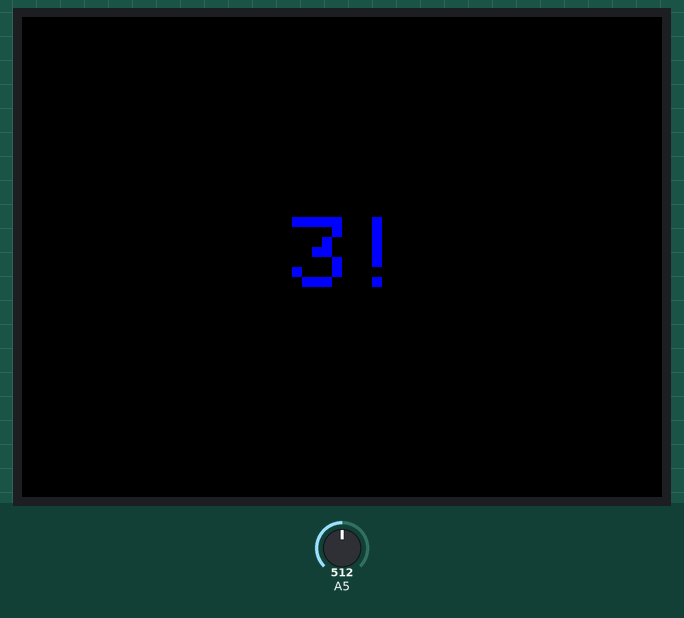
This sketch was run on a simulated Arduino Uno, built with avr-gcc and run on an emulated ATmega328P. Shown: 320×240 colour display. Inputs (shaded band) come from the test bench; at power-on: A5 = 512. Random numbers use the default seed unless the sketch sets one; what the sketch prints to the serial monitor is not drawn.

Above: at 2.5 s.
At 5.8 s:
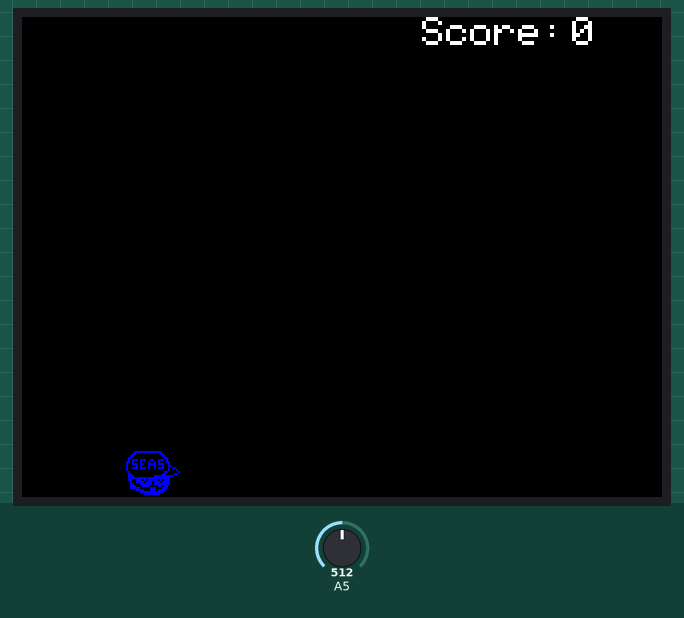
At 7.7 s:
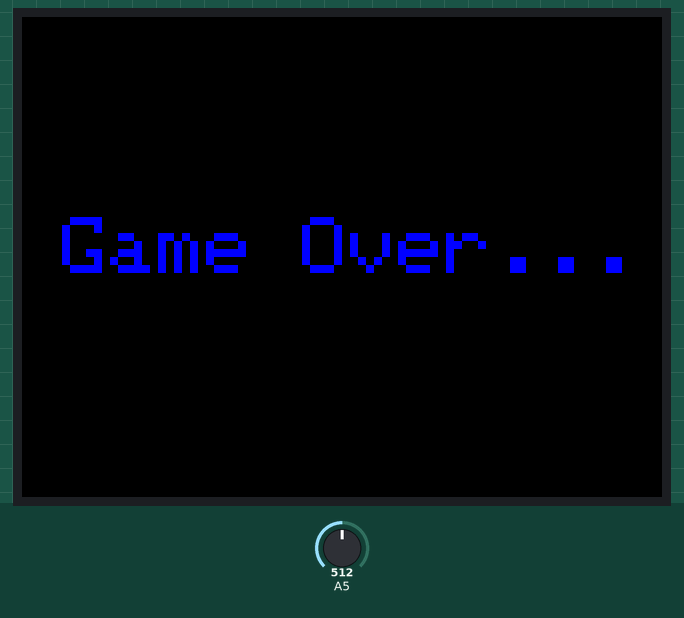
At 8.8 s:
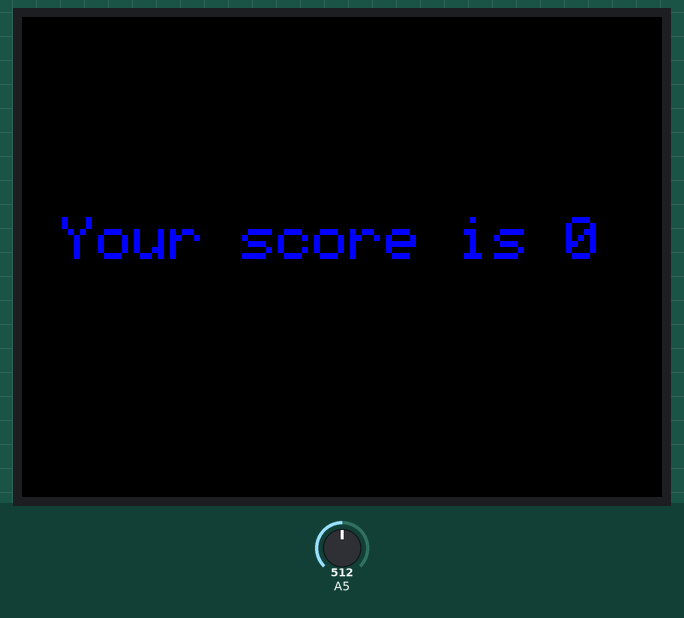
At 21.6 s:
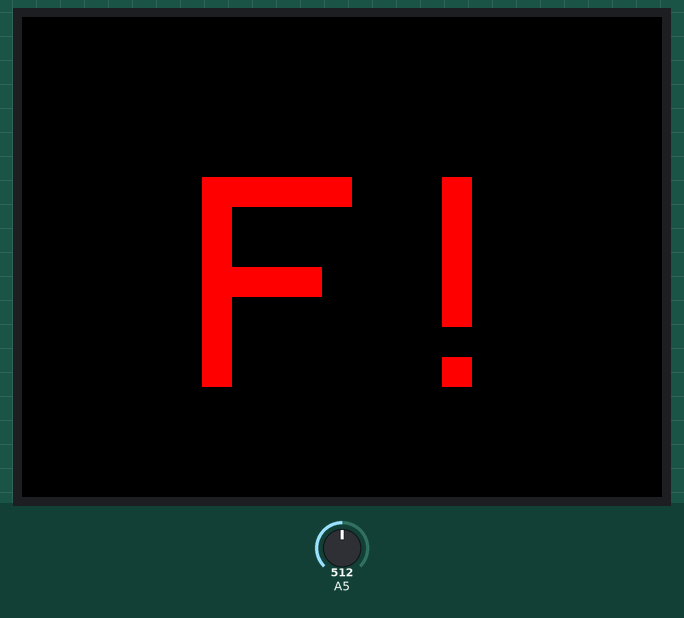
At 35.5 s:
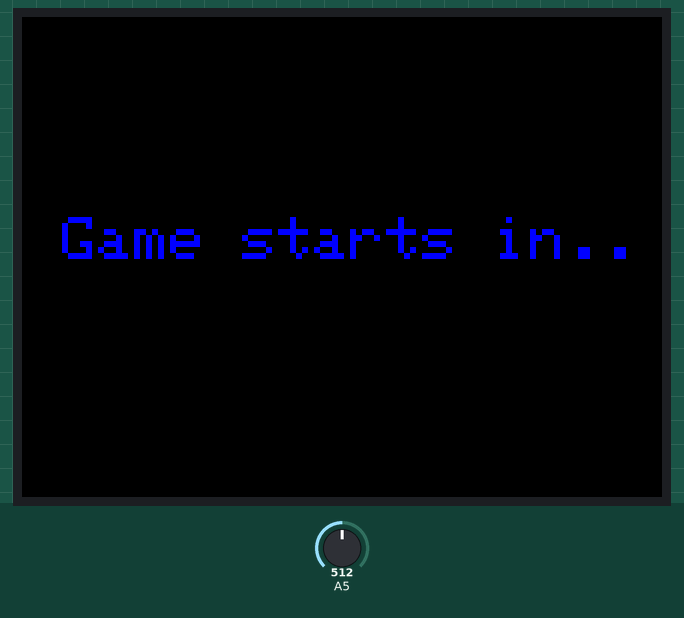

Measured:
- what the display in image 0 shows lasts 1.1 s, from 2.4 s to 3.5 s
- what the display in image 2 shows lasts 1.0 s, from 7.6 s to 8.6 s
- what the display in image 4 shows lasts 2.0 s, from 21.6 s to 23.6 s

The sketch:

AOE_GAME_GAMMA__WORKING_TEST.ino
```cpp
  // IMPORTANT: ELEGOO_TFTLCD LIBRARY MUST BE SPECIFICALLY
// CONFIGURED FOR EITHER THE TFT SHIELD OR THE BREAKOUT BOARD.
// SEE RELEVANT COMMENTS IN Elegoo_TFTLCD.h FOR SETUP.
//Technical support:goodtft@163.com

#include <Elegoo_GFX.h>    // Core graphics library
#include <Elegoo_TFTLCD.h> // Hardware-specific library

// The control pins for the LCD can be assigned to any digital or
// analog pins...but we'll use the analog pins as this allows us to
// double up the pins with the touch screen (see the TFT paint example).
#define LCD_CS A3 // Chip Select goes to Analog 3
#define LCD_CD A2 // Command/Data goes to Analog 2
#define LCD_WR A1 // LCD Write goes to Analog 1
#define LCD_RD A0 // LCD Read goes to Analog 0

#define LCD_RESET A4 // Can alternately just connect to Arduino's reset pin

// Assign human-readable names to some common 16-bit color values:
#define BLACK   0x0000
#define BLUE    0x001F
#define RED     0xF800
#define GREEN   0xffE0
#define CYAN    0xffFF
#define MAGENTA 0xF81F
#define YELLOW  0xFFE0
#define WHITE   0xFFFF

#define TFT_WIDTH   320
#define TFT_HEIGHT  240
const int16_t BACKGROUND_COLOR = BLACK;

Elegoo_TFTLCD tft(LCD_CS, LCD_CD, LCD_WR, LCD_RD, LCD_RESET);
//Elegoo_GFX gfx(TFT_WIDTH, TFT_HEIGHT);
// If using the shield, all control and data lines are fixed, and
// a simpler declaration can optionally be used:
// Elegoo_TFTLCD tft;

void setup(void) {
  Serial.begin(9600);
  //Serial.println(F("TFT LCD test"));

#ifdef USE_Elegoo_SHIELD_PINOUT
  Serial.println(F("Using Elegoo 2.8\" TFT Arduino Shield Pinout"));
#else
  Serial.println(F("Using Elegoo 2.8\" TFT Breakout Board Pinout"));
#endif

  Serial.print("TFT size is "); Serial.print(tft.width()); Serial.print("x"); Serial.println(tft.height());

  tft.reset();

  uint16_t identifier = tft.readID(); //MODIFIED
// uint16_t identifier = 0x9341;
  if (identifier == 0x9325) {
    Serial.println(F("Found ILI9325 LCD driver"));
  } else if (identifier == 0x9328) {
    Serial.println(F("Found ILI9328 LCD driver"));
  } else if (identifier == 0x4535) {
    Serial.println(F("Found LGDP4535 LCD driver"));
  } else if (identifier == 0x7575) {
    Serial.println(F("Found HX8347G LCD driver"));
  } else if (identifier == 0x9341) {
    Serial.println(F("Found ILI9341 LCD driver"));
  } else if (identifier == 0x8357) {
    Serial.println(F("Found HX8357D LCD driver"));
  } else if (identifier == 0x0101)
  {
    identifier = 0x9341;
    Serial.println(F("Found 0x9341 LCD driver"));
  } else {
    Serial.print(F("Unknown LCD driver chip: "));
    Serial.println(identifier, HEX);
    Serial.println(F("If using the Elegoo 2.8\" TFT Arduino shield, the line:"));
    Serial.println(F("  #define USE_Elegoo_SHIELD_PINOUT"));
    Serial.println(F("should appear in the library header (Elegoo_TFT.h)."));
    Serial.println(F("If using the breakout board, it should NOT be #defined!"));
    Serial.println(F("Also if using the breakout, double-check that all wiring"));
    Serial.println(F("matches the tutorial."));
    identifier = 0x9341;

  }

  tft.begin(identifier);

  tft.setRotation(1);

  gameFillScreen(BACKGROUND_COLOR);
  tft.setTextColor(WHITE);
  tft.setTextSize(2);

  gameStart();
}

#ifdef __AVR__
#include <avr/pgmspace.h>
#elif defined(ESP8266)
#include <pgmspace.h>
#else
#define pgm_read_byte(addr) (*(const unsigned char *)(addr))
#endif


//////////////////////////// OUR CODE STARTS HERE ////////////////////////////////////////////


const int16_t STUDENT_WIDTH = 32;
const int16_t STUDENT_HEIGHT = 24;
const uint8_t student[] PROGMEM = {
  0x00, 0x00, 0x00, 0x00, 0x03, 0xff, 0xf0, 0x00, 0x06, 0x00, 0x18, 0x00, 0x0c, 0x00, 0x0c, 0x00,
  0x18, 0x00, 0x06, 0x00, 0x17, 0x73, 0x3a, 0x00, 0x34, 0x44, 0xa3, 0x00, 0x27, 0x67, 0xb9, 0x00,
  0x21, 0x44, 0x89, 0x80, 0x27, 0x74, 0xb9, 0x60, 0x20, 0x00, 0x01, 0x10, 0x10, 0x00, 0x06, 0x08,
  0x18, 0x00, 0x0c, 0x30, 0x1c, 0x00, 0xff, 0xc0, 0x1f, 0xff, 0xff, 0x00, 0x19, 0xd7, 0xd7, 0x00,
  0x09, 0xee, 0xef, 0x00, 0x0c, 0x7e, 0xff, 0x00, 0x0e, 0x3c, 0x36, 0x00, 0x0f, 0x83, 0x8e, 0x00,
  0x01, 0xe3, 0xbc, 0x00, 0x00, 0x7f, 0xf8, 0x00, 0x00, 0x1f, 0xe0, 0x00, 0x00, 0x00, 0x00, 0x00,
};

//SOUND VARIABLES
const int16_t SOUND_SENSITIVITY = 40;
const int16_t SAMPLE_WINDOW = 5; // Sample window width in mS (50 mS = 20Hz)
bool soundDetected = true;
unsigned int sample;
double soundValue;

//STUDENT VARIABLES
const int16_t STUDENT_COLOR = BLUE;
double fallingRate = 0; //Student falling rate
const int16_t SPEED = 7;
int16_t xStudent = 50; //Starting x position
int16_t yStudent = TFT_HEIGHT - STUDENT_HEIGHT;
const int16_t MAX_HEIGHT = 100;

//PILLARS VARIABLES
int16_t movingRate = 3; //Obstacle moving rate
int16_t xPillar = TFT_WIDTH;
int16_t yPillar = TFT_HEIGHT - random(50, 60);
const int16_t PILLAR_WIDTH = 30;
const int16_t PILLAR_COLOR = GREEN;

//PILLARS #2 VARIABLES
int16_t xPillar2 = TFT_WIDTH;
//int16_t yPillar2 = TFT_HEIGHT - random(50, 60);

bool gameOver = false;
int16_t tally = 0;

//Array of Strings
char* words[7] = {"1007", "MULTI", "UW", "AOE", "CHEM", "JAVA"};
int16_t randomNumber = random(6);

//next pillar
int16_t next_xPillar = 100;
bool next_Pillar = false;
int16_t randomNumber2 = random(6);

void drawStudent()
{

  //draws white rectangle to clear previous state
  tft.fillRect(xStudent, yStudent - fallingRate - 2, STUDENT_WIDTH, STUDENT_HEIGHT + 2 * SPEED + 2, BACKGROUND_COLOR);
  //Draws the student
  tft.Elegoo_GFX::drawBitmap(xStudent, yStudent, student, STUDENT_WIDTH, STUDENT_HEIGHT, STUDENT_COLOR);
}

void drawPillar()
{
  tft.fillRect(xPillar, yPillar, PILLAR_WIDTH, TFT_HEIGHT - yPillar, PILLAR_COLOR);
  tft.setCursor(xPillar, yPillar + 30);
  if (xPillar < TFT_WIDTH - 25) {
    tft.setTextColor(BLACK);
    tft.println(words[randomNumber]);
    tft.setTextColor(WHITE);
  }
  tft.fillRect(xPillar + movingRate + PILLAR_WIDTH, yPillar, movingRate, TFT_HEIGHT - yPillar, BACKGROUND_COLOR);
}

void drawPillar2(bool state)
{
  if(state){
    tft.fillRect(xPillar2, yPillar, PILLAR_WIDTH, TFT_HEIGHT - yPillar, PILLAR_COLOR);
    tft.setCursor(xPillar2, yPillar + 30);
    if (xPillar2 < TFT_WIDTH - 25) {
      tft.setTextColor(BLACK);
      tft.println(words[randomNumber2]);
      tft.setTextColor(WHITE);
    }
    tft.fillRect(xPillar2 + movingRate + PILLAR_WIDTH, yPillar, movingRate, TFT_HEIGHT - yPillar, BACKGROUND_COLOR);
  }
}

double readSoundLevel()
{
  ///MIC variables
  unsigned long startMillis = millis(); // Start of sample window
  unsigned int peakToPeak = 0;   // peak-to-peak level
  unsigned int signalMax = 0;
  unsigned int signalMin = 1024;


  while (millis() - startMillis < SAMPLE_WINDOW)
  {
    sample = analogRead(5);
    if (sample < 1024)  // toss out spurious readings
    {
      if (sample > signalMax)
      {
        signalMax = sample;  // save just the max levels
      }
      else if (sample < signalMin)
      {
        signalMin = sample;  // save just the min levels
      }
    }
  }
  peakToPeak = signalMax - signalMin;  // max - min = peak-peak amplitude
  double volts = (peakToPeak * 3.0) / 1024;  // convert to volts
  double percentage = volts / 3;
  return percentage * 255;
}

void gameFillScreen(int16_t color)
{
  tft.fillScreen(color);
}

void scoreKeeper(int score) {
  int16_t actual_score = score / 20;

  tft.setTextSize(2);
  tft.setCursor(275, 0);

  tft.setTextColor(BLACK);
  if (actual_score == 1)
    tft.print("0");
  else
    tft.print(String(actual_score - 1));

  tft.setCursor(275, 0);
  tft.setTextColor(WHITE);
  tft.print(String(actual_score));
  tft.setTextSize(1);
}

void gameStart() {

  gameFillScreen(BACKGROUND_COLOR);
  tft.setTextColor(BLUE);
  tft.setTextSize(3);
  tft.setCursor(20, 100);
  tft.println("Game starts in..");
  delay(2000);


  gameFillScreen(BACKGROUND_COLOR);
  tft.setTextSize(5);
  tft.setCursor(135, 100);
  tft.println("3!");
  delay(1000);

  gameFillScreen(BACKGROUND_COLOR);
  tft.setCursor(135, 100);
  tft.println("2!");
  delay(1000);

  gameFillScreen(BACKGROUND_COLOR);
  tft.setCursor(135, 100);
  tft.println("1!");
  delay(1000);

  xPillar = TFT_WIDTH;
  gameFillScreen(BACKGROUND_COLOR);

}

void displayGrade(int score) {
  int16_t a_score = score / 20;

  gameFillScreen(BACKGROUND_COLOR);
  tft.setTextSize(3);
  tft.setCursor(20, 100);
  tft.print("Your score is " + String(a_score));
  delay(1000);

  gameFillScreen(BACKGROUND_COLOR);
  tft.setCursor(90, 80);
  tft.setTextColor(RED);
  tft.setTextSize(15);
  if (a_score < 12)
    tft.print("F!");
  else if (a_score < 14)
    tft.print("D!");
  else if (a_score < 16)
    tft.print("C!");
  else if (a_score < 18)
    tft.print("B!");
  else if (a_score < 21)
    tft.print("A!");
  else {
    tft.setCursor(20, 100);
    tft.setTextSize(3);
    tft.print("WOW!! IMPOSSIBLE");
  }

  delay(2000);
  tft.setTextColor(WHITE);
  tft.setTextSize(1);
}

void gameEnd(int score) {
  gameFillScreen(BACKGROUND_COLOR);
  tft.setTextColor(BLUE);
  tft.setTextSize(4);
  tft.setCursor(20, 100);
  tft.println("Game Over...");
  delay(1000);

  displayGrade(score);

  xPillar = TFT_WIDTH;
  xPillar2 = TFT_WIDTH;
  gameFillScreen(BACKGROUND_COLOR);
}

void loop(void)
{
  tft.setTextColor(WHITE);
  tft.setTextSize(2);
  tft.setCursor(200, 0);
  tft.println("Score: ");

  tft.setTextColor(WHITE);
  tft.setTextSize(1);


  if (!gameOver)
  {

    //if student is at max height
    if (yStudent <= 124)
      fallingRate = 1;
    else if (yStudent >= TFT_HEIGHT - STUDENT_HEIGHT)
    {
      fallingRate = 0;
      yStudent = TFT_HEIGHT - STUDENT_HEIGHT;
    }
    else
      fallingRate += 0.2;

    if (fallingRate == 0)
    {
      soundValue = readSoundLevel();
      if (soundValue > SOUND_SENSITIVITY)
        fallingRate = -SPEED;
    }

    if (xPillar <= 50 + STUDENT_WIDTH && xPillar >= 50 - PILLAR_WIDTH)
    {

      tally += 1;
      if (yStudent + STUDENT_HEIGHT > yPillar) {
        gameOver = true;
      }
    }

    if (next_Pillar && (xPillar2 <= 50 + STUDENT_WIDTH && xPillar2 >= 50 - PILLAR_WIDTH))
    {
      tally += 1;
      if (yStudent + STUDENT_HEIGHT > yPillar) {
        gameOver = true;
      }
    }

    scoreKeeper(tally);
    drawStudent();

    drawPillar();
    if(xPillar<TFT_WIDTH/2 || next_Pillar){next_Pillar = true;}
    drawPillar2(next_Pillar); //summoning next pillar

    xPillar -= movingRate;
    //if the pillar is out of the screen,
    if (xPillar < -PILLAR_WIDTH - 4) {
      xPillar = TFT_WIDTH;
      randomNumber = random(6);
    }

    //Pillar#2
    if(next_Pillar){
      xPillar2 -= movingRate;
    //if the pillar is out of the screen,
      if (xPillar2 < -PILLAR_WIDTH - 4) {
        xPillar2 = TFT_WIDTH;
        randomNumber2 = random(6);
      }
      if (xPillar2==0){next_Pillar = false;}
    }
      yStudent += (int)fallingRate;
  }
  else {
    delay(1000);
    gameEnd(tally);
    tally = 0;
    gameOver = false;
    gameStart();
  }
}
```
